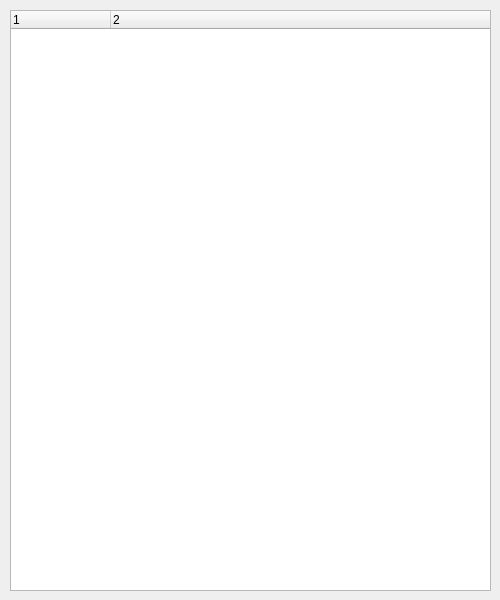
<?xml version="1.0" encoding="UTF-8"?>
<ui version="4.0">
 <class>dlgDemo27</class>
 <widget class="QDialog" name="dlgDemo27">
  <property name="geometry">
   <rect>
    <x>0</x>
    <y>0</y>
    <width>500</width>
    <height>600</height>
   </rect>
  </property>
  <property name="windowTitle">
   <string>Lista de Productos x Proveedores usando QTreeWidget</string>
  </property>
  <widget class="QTreeWidget" name="twProveedorProducto">
   <property name="geometry">
    <rect>
     <x>10</x>
     <y>10</y>
     <width>481</width>
     <height>581</height>
    </rect>
   </property>
   <property name="columnCount">
    <number>2</number>
   </property>
   <column>
    <property name="text">
     <string notr="true">1</string>
    </property>
   </column>
   <column>
    <property name="text">
     <string notr="true">2</string>
    </property>
   </column>
  </widget>
 </widget>
 <resources/>
 <connections/>
</ui>
